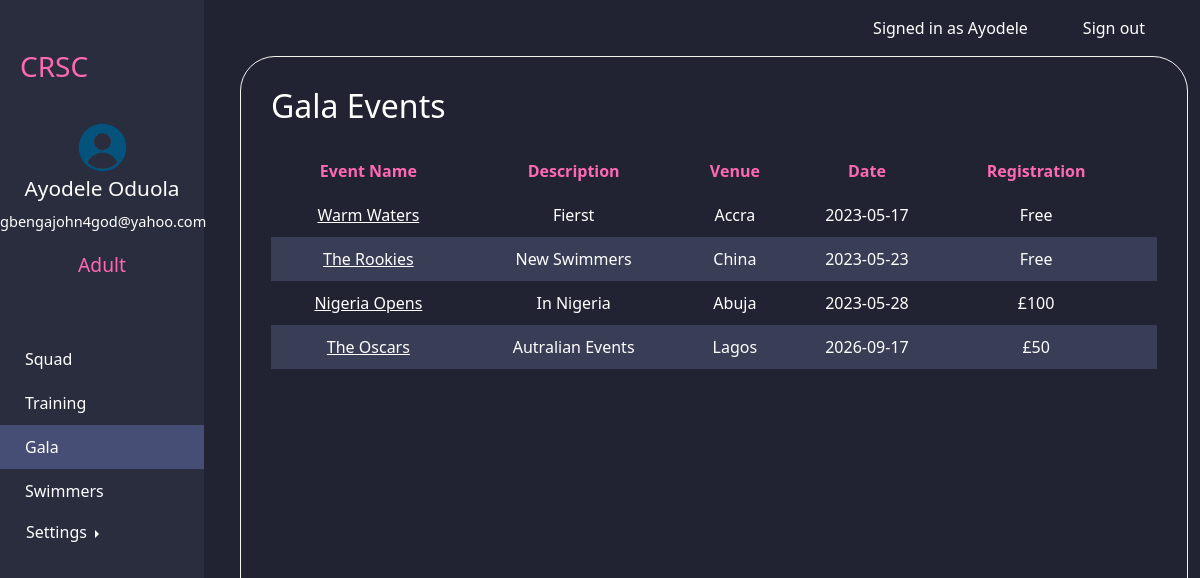
/galaevents.php (signed in), run on the app's committed database.
### tables this page shows
CREATE TABLE `Users` (
  `id` int(10) UNSIGNED NOT NULL,
  `firstName` text NOT NULL,
  `lastName` text NOT NULL,
  `email` text NOT NULL,
  `password` text NOT NULL,
  `address` text NOT NULL,
  `postCode` varchar(7) NOT NULL,
  `d_o_b` date NOT NULL,
  `age` int(10) UNSIGNED NOT NULL,
  `gender` varchar(20) NOT NULL,
  `roleID` int(10) UNSIGNED NOT NULL,
  `squadID` int(11) UNSIGNED DEFAULT NULL
);

CREATE TABLE `Role` (
  `id` int(10) UNSIGNED NOT NULL,
  `Name` text NOT NULL
);

CREATE TABLE `Gala` (
  `id` int(10) UNSIGNED NOT NULL,
  `eventName` text NOT NULL,
  `venue` text NOT NULL,
  `date` date NOT NULL,
  `fee` varchar(20) NOT NULL,
  `description` text NOT NULL
);

### galaevents.php (the view, shortened to what this page needs)
<?php
include "connect.php";
if (isset($_SESSION["email"])) {
    $loginemail = $_SESSION['email'];
    $query = "SELECT * FROM Gala";
    $query2 = "SELECT Users.firstName, Users.lastName, Users.email, Role.Name as Role FROM `Users` INNER JOIN Role ON Users.roleID = Role.id WHERE Users.email = ?;";
    $stmt1 = mysqli_prepare($link, $query);
    mysqli_stmt_execute($stmt1);
    $row = mysqli_stmt_get_result($stmt1);
    $stmt3 = mysqli_prepare($link, $query2);
    mysqli_stmt_bind_param($stmt3, "s", $loginemail);
    mysqli_stmt_execute($stmt3);
    $row3 = mysqli_stmt_get_result($stmt3);
    $result3 = mysqli_fetch_array($row3);
    $role = $result3["Role"];
    $firstname = $result3["firstName"];
    $lastname = $result3["lastName"];
}
?>
<!DOCTYPE html>
<html lang="en">
<head>
    <link href="https://cdn.jsdelivr.net/npm/bootstrap@5.3.0-alpha2/dist/css/bootstrap.min.css" rel="stylesheet">
    <link rel="stylesheet" href="./main.css">
    <link rel="stylesheet" href="https://cdnjs.cloudflare.com/ajax/libs/font-awesome/6.1.1/css/all.min.css" />
</head>
<body>
    <nav class="nav-options">
        <a>Signed in as
            <?= $firstname ?>
        </a>
        <a href="signin.php">Sign out</a>
    </nav>
    <?php include "sidebar.php" ?>
    <section class="panel">
        <h2>Gala Events</h2>
        <table>
            <thead>
                <tr>
                    <th>Event Name</th>
                    <th>Description</th>
                    <th>Venue</th>
                    <th>Date</th>
                    <th>Registration</th>
                </tr>
            </thead>
            <tbody>
                <?php
                while ($result = mysqli_fetch_assoc($row)) {
                ?>
                    <tr>
                        <td><a href="galaperformance.php?gala=<?php echo $result['eventName']; ?>"> <?php echo $result['eventName']; ?>
                        </a></td>
                        <td><?php echo $result['description']; ?></td>
                        <td><?php echo $result['venue']; ?></td>
                        <td><?php echo $result['date']; ?></td>
                        <td><?php echo $result['fee']; ?></td>
                        <td>
                        </td>
                    </tr>
                <?php } ?>
            </tbody>
        </table>
</body>
</html>

### sidebar.php (shortened to what this page needs)
<?php $currentPath = $_SERVER['REQUEST_URI'];
 ?>
<aside class="sidebar">
  <div class="sidebarlogo"><a href="index.php">
      <h3 >CRSC</h3>
  </div></a>
  <div class="userimgdiv text-center">
    <a href="" class="text-center"><img src="images/user.png" alt="user" id="userimg"></a>
    <p class="text-center" style="font-size: 130%;">
      <?= $firstname . " " . $lastname  ?> <br>
      <span class="text-center" style="font-size: 70%;">
        <?= $loginemail ?>
      </span>
    </p>
    <p class="text-center" style="font-size: 120%; color: hotpink">
      <?= $role ?>
    </p>
  </div>
  <div class="sidebaroptions">
    <ul>
      <a href="squads.php" class="<?php if (strpos($currentPath, 'squads')) echo "active-link" ?>">
        <li>Squad</li>
      </a>
      <a href="training.php" class="<?php if (strpos($currentPath, 'training')) echo "active-link" ?>">
        <li>Training</li>
      </a>
      <a href="galaevents.php" class="<?php if (strpos($currentPath, 'gala')) echo "active-link" ?>">
        <li>Gala</li>
      </a>
      <a href="allswimmers.php" class="<?php if (strpos($currentPath, 'allswimmers')) echo "active-link" ?>">
        <li>Swimmers</li>
      </a>
      <div class="btn-group dropend">
        <a class="btn  dropdown-toggle" href="#" role="button" id="dropdownMenuLink" data-bs-toggle="dropdown" aria-expanded="false"
        class="<?php if(strpos($currentPath, 'profile') || strpos($currentPath, 'security')||strpos($currentPath, 'ward') ) echo "active-link" ?>">
          Settings
        </a>
      </div>
    </ul>
  </div>
</aside>

### main.css (style rules this page uses)
.sidebar { background-color: #2A2D3E; border-top: none; width: 17%; height: 100vh; display: flex; flex-direction: column; position: fixed; z-index: 5; top:0 }
#userimg { width: 25%; margin-top: 30px; }
body { padding: 0; margin: 0; background-color: #212332; color: white; }
.sidebarlogo { display: flex; justify-content: flex-start; padding-left: 20px; margin-top: 50px; }
.sidebar h3 { color: hotpink; }
.sidebaroptions ul { list-style-type: none; padding: 0px; width: 100%; margin: 0; }
.sidebaroptions li { padding: 10px 0 10px 25px; width: 100%; }
.active-link li, .active-link { background-color:#474e75 !important; transition: fade 3s ease-in; }
.sidebar a { text-decoration: none; color: white; }
.sidebaroptions { margin-top: 20%; width: 100%; }
.dropend { margin-left: 13px; }
.nav-options { background: transparent; height: 7vh; z-index: 1; display: flex; justify-content: flex-end; align-items: center; }
.nav-options a { margin-right: 55px; }
nav a { text-decoration: none; color:white; }
.panel { width: 79%; height: 92vh; border: 1px solid whitesmoke; border-radius: 35px; margin-left: 20%; padding: 30px; overflow:auto; }
table { width: 100%; border-collapse: collapse; color: white; }
th, td { text-align: center; padding: 10px; }
thead tr { color: hotpink; }
tbody tr:nth-child(even) { background-color: #393d55; color: white; }
table a { color: white; text-decoration-color: white; }

### data on the page
users: firstName "Ayodele", lastName "Oduola", roleID.Name "Adult"
gala: eventName "Warm Waters", description "Fierst", venue "Accra", date "2023-05-17", fee "Free"
gala: eventName "The Rookies", description "New Swimmers", venue "China", date "2023-05-23", fee "Free"
gala: eventName "Nigeria Opens", description "In Nigeria", venue "Abuja", date "2023-05-28", fee "£100"
gala: eventName "The Oscars", description "Autralian Events", venue "Lagos", date "2026-09-17", fee "£50"

### other printed values
$loginemail "gbengajohn4god@yahoo.com"
